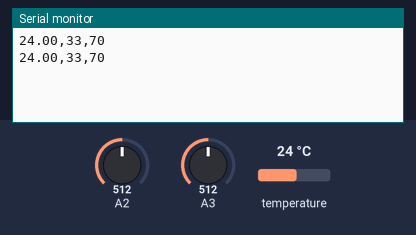
Simulated run of this sketch. Board: Arduino Uno, built with avr-gcc and run on an emulated ATmega328P. Shown: the last lines printed to the serial monitor. Inputs (shaded band) come from the test bench; at power-on: temperature 24 °C, A3 = 512, A2 = 512.

Above: at 3.8 s.
3.9 s: temperature set to 12 °C
At 6.6 s:
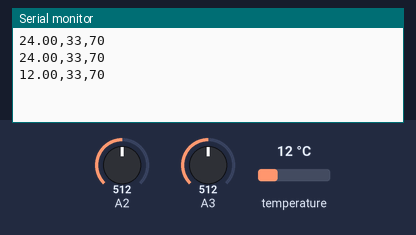
7.0 s: A3 set to 490
At 8.3 s:
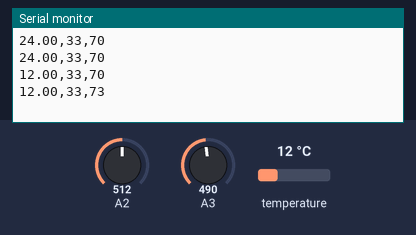
10.1 s: A2 set to 716
At 12.8 s:
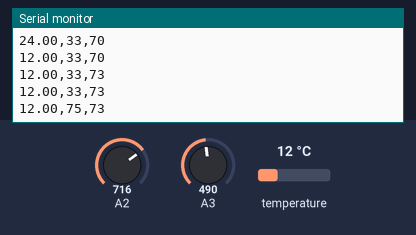
13.2 s: temperature set to 19 °C
At 15.7 s:
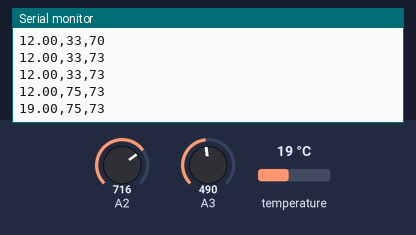
16.3 s: A3 set to 510
At 17.4 s:
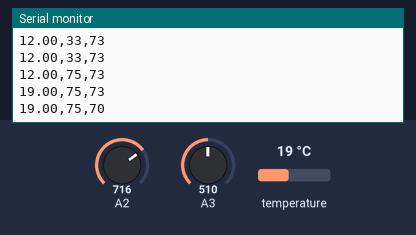
19.4 s: A2 set to 900
At 21.9 s:
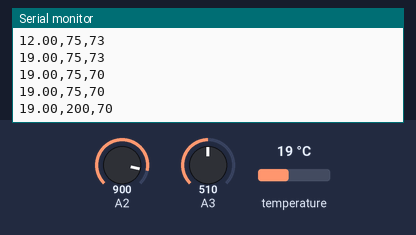
Timing chart, 0 to 23.4 s (numbered marks = the images above; inputs shaded):
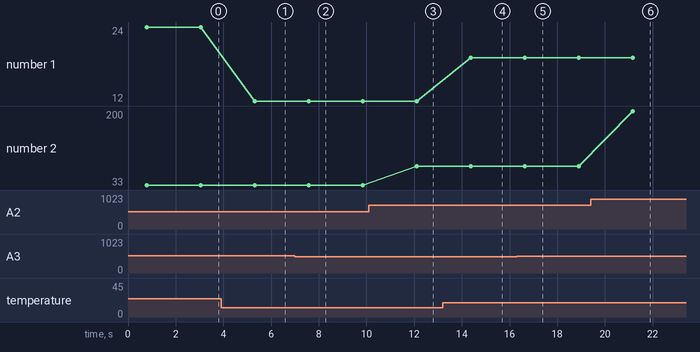

Measured:
- after the input at 3.9 s, the serial monitor: prints a new line after 1.4 s (image 1)
- after the input at 7.0 s, the serial monitor: prints a new line after 0.58 s (image 2)
- after the input at 10.1 s, the serial monitor: prints a new line after 2.0 s (image 3)
- after the input at 13.2 s, the serial monitor: prints a new line after 1.2 s (image 4)
- after the input at 16.3 s, the serial monitor: prints a new line after 0.34 s (image 5)
- after the input at 19.4 s, the serial monitor: prints a new line after 1.8 s (image 6)
- plotted number 1: 24 → 12 after the input at 3.9 s, 12 → 19 after the input at 13.2 s
- plotted number 2: 33 → 75 after the input at 10.1 s, 75 → 200 after the input at 19.4 s

The sketch:

Projekt.ino
```cpp
#include <OneWire.h>
#include <DallasTemperature.h>

#define Vin 5 //5V
#define Resistance 10000 //10kOhm

int rawReadTemp,rawReadLuminance,rawReadHumidity;
float voltage, temp;
int dry = 1023,wet= 283;

int oneWireBus = 7;
OneWire oneWire(oneWireBus);
DallasTemperature sensors(&oneWire);

int sensorRawToLuminosity(int analogValue){
   float Vout = getVoltage(analogValue);
   float resistanceToVoltage = (Resistance * (Vin - Vout))/ Vout;
   int luminosity = 500/(resistanceToVoltage/1000);
   return luminosity;
}

float getVoltage(int analogValue) {
    return (analogValue * Vin) / 1023;
}

void setup() {
  Serial.begin(9600);
  sensors.begin();
}

void loop() {
  //Meranie teploty
  sensors.requestTemperatures();
  temp = sensors.getTempCByIndex(0);
  Serial.print(temp);
  Serial.print(",");

   //Prevod svietivosti
  rawReadLuminance = analogRead(A2);
  int lumen = sensorRawToLuminosity(rawReadLuminance);
  Serial.print(lumen);
  Serial.print(",");

  //Meranie vlhkosti pôdy
  rawReadHumidity = analogRead(A3);
  int humidity = map(rawReadHumidity,wet,dry,100,0);
  Serial.println(humidity);
  delay(1500);
}
```
